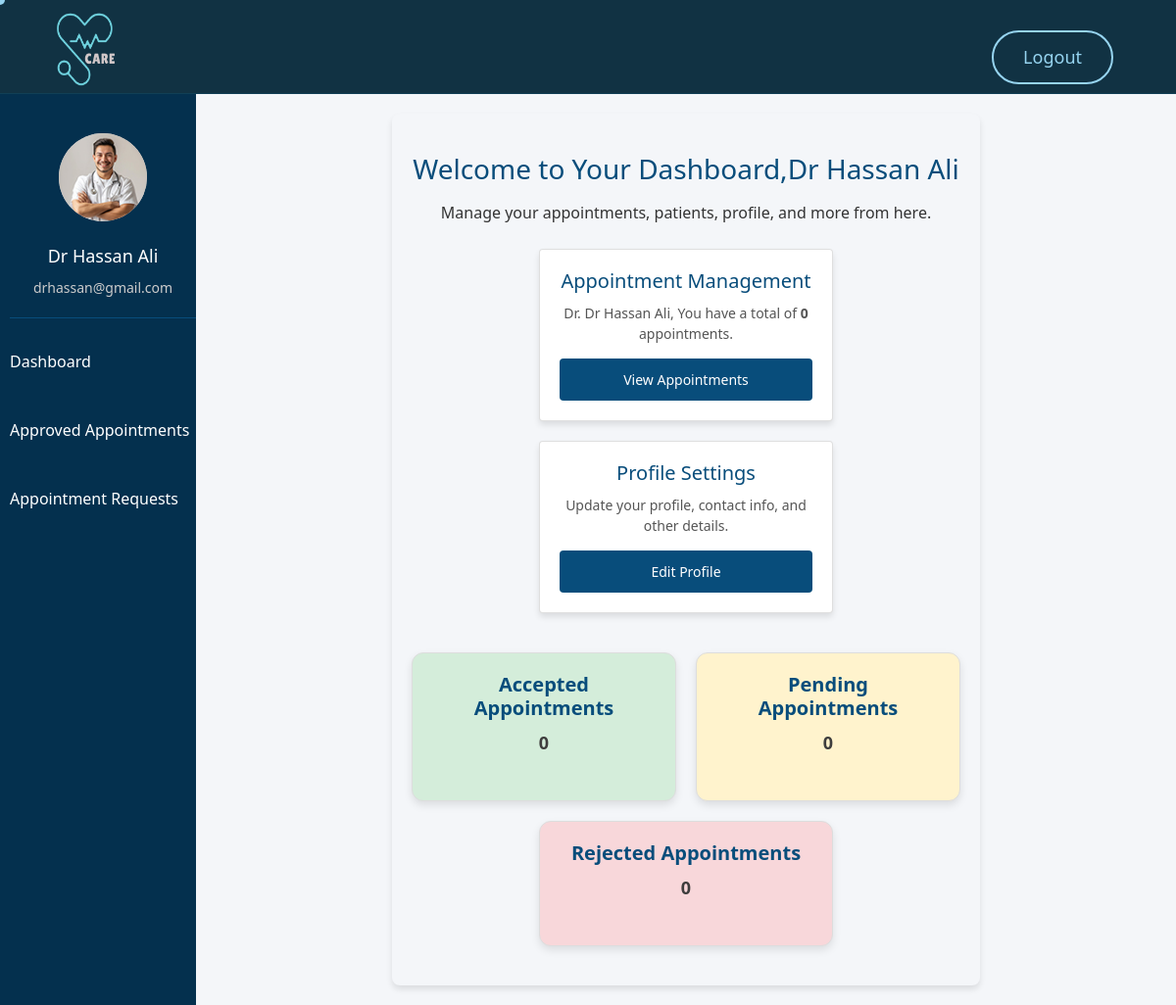
The app's page /doctor (signed in) with its own data.
### tables this page shows
CREATE TABLE `doctor_add` (
  `id` int(11) NOT NULL,
  `doctor_name` varchar(100) NOT NULL,
  `doctor_email` varchar(100) NOT NULL,
  `doctor_phone` varchar(15) NOT NULL,
  `doctor_days` varchar(100) DEFAULT NULL,
  `timing` varchar(100) DEFAULT NULL,
  `password` varchar(255) DEFAULT NULL,
  `file_name` varchar(255) DEFAULT NULL,
  `status` enum('pending','approved','rejected') NOT NULL DEFAULT 'pending',
  `created_at` timestamp NULL DEFAULT current_timestamp(),
  `city` int(11) DEFAULT NULL,
  `specialization_id` int(11) DEFAULT NULL
);

### doctor/index.php (the view, shortened to what this page needs)
<?php
require_once 'connection.php';
$doctor_email = $_SESSION['doctor'] ?? null;
if ($doctor_email) {
    $sql = "SELECT * FROM doctor_add WHERE doctor_email = ?";
    $stmt = $con->prepare($sql);
    $stmt->bind_param("s", $doctor_email);
    $stmt->execute();
    $result = $stmt->get_result();
    $doctor = $result->fetch_assoc();
} else {
    header('Location: login.php');
    exit();
}
?>
<?php
$sqlTotalAppointments = "SELECT COUNT(*) AS total FROM doc_patient_appointments WHERE doctor_id = ?";
$stmt = $con->prepare($sqlTotalAppointments);
$stmt->bind_param("i", $doctor['id']);
$stmt->execute();
$result = $stmt->get_result();
if ($row = $result->fetch_assoc()) {
    $totalAppointments = $row['total'];
}
$sqlAcceptedAppointments = "SELECT COUNT(*) AS accepted FROM doc_patient_appointments
    WHERE doctor_id = ? AND status = 'approved'";
$stmt = $con->prepare($sqlAcceptedAppointments);
$stmt->bind_param("i", $doctor['id']);
$stmt->execute();
$result = $stmt->get_result();
if ($row = $result->fetch_assoc()) {
    $acceptedAppointments = $row['accepted'];
}
$sqlPendingAppointments = "SELECT COUNT(*) AS pending FROM doc_patient_appointments
    WHERE doctor_id = ? AND status = 'pending'";
$stmt = $con->prepare($sqlPendingAppointments);
$stmt->bind_param("i", $doctor['id']);
$stmt->execute();
$result = $stmt->get_result();
if ($row = $result->fetch_assoc()) {
    $pendingAppointments = $row['pending'];
}
$sqlRejectedAppointments = "SELECT COUNT(*) AS rejected FROM doc_patient_appointments
    WHERE doctor_id = ? AND status = 'rejected'";
$stmt = $con->prepare($sqlRejectedAppointments);
$stmt->bind_param("i", $doctor['id']);
$stmt->execute();
$result = $stmt->get_result();
if ($row = $result->fetch_assoc()) {
    $rejectedAppointments = $row['rejected'];
}
?>
<!DOCTYPE html>
<html lang="en">
<head>
    <link rel="stylesheet" href="css/layout.css">
    <?php require_once "mainlinks.php"; ?>
</head>
<body class="tt-magic-cursor">
<div id="magic-cursor">
</div>
<div class="dashboard_container">
    <?php include('linkheader.php'); ?>
    <div class="dashboard_main">
        <?php include('side.php'); ?>
        <div class="dashboard_content_main">
            <div class="main-content">
            <h1>Welcome to Your Dashboard,<?= isset($doctor['doctor_name']) ? htmlspecialchars($doctor['doctor_name']) : 'Doctor' ?></h1>
                <p>Manage your appointments, patients, profile, and more from here.</p>
                <div class="card-container">
                    <div class="card">
                        <h2>Appointment Management</h2>
                        <p>Dr. <?= isset($doctor['doctor_name']) ? htmlspecialchars($doctor['doctor_name']) : 'Doctor' ?>, You have a total of <strong><?= $totalAppointments ?></strong> appointments.</p>
                        <a href="total_appointment.php" class="btn">View Appointments</a>
                    </div>
                    <div class="card">
                        <h2>Profile Settings</h2>
                        <p>Update your profile, contact info, and other details.</p>
                        <a href="profile.php" class="btn">Edit Profile</a>
                    </div>
                </div>
                <div class="dashboard-container">
    <div class="stat-card">
        <h4>Accepted Appointments</h4>
        <p><?= $acceptedAppointments ?></p>
    </div>
    <div class="stat-card">
        <h4>Pending Appointments</h4>
        <p><?= $pendingAppointments ?></p>
    </div>
    <div class="stat-card">
        <h4>Rejected Appointments</h4>
        <p><?= $rejectedAppointments ?></p>
    </div>
</div>
             </div>
        </div>
    </div>
</div>
</body>
</html>

### doctor/side.php (shortened to what this page needs)
<div class="sidebar">
    <div class="profile-section">
    <img src="../<?= htmlspecialchars($doctor['file_name']); ?>" alt="Doctor Profile Image" class="profile-image">
        <h4><?php echo htmlspecialchars($doctor['doctor_name']); ?></h4>
        <p><?php echo htmlspecialchars($doctor['doctor_email']); ?></p>
    </div>
    <ul class="navbar-nav ms-auto mb-2 mb-lg-0">
        <li class="nav-item">
            <a class="nav-link active" aria-current="page" href="index.php">Dashboard</a>
        </li>
        <li class="nav-item">
            <a class="nav-link active" href="approved_appointments.php">Approved Appointments</a>
        </li>
        <li class="nav-item">
            <a class="nav-link active" href="doc_appointments.php">Appointment Requests</a>
        </li>
    </ul>
</div>

### admin/admin/css/layout.css (style rules this page uses)
.dashboard_container { display: flex; flex-direction: column; height: 100vh; }
.dashboard_main { display: flex; flex: 1; }
.dashboard_content_main { flex: 1; background-color: #f4f6f9; padding: 20px; box-sizing: border-box; }
.main-content { max-width: 600px; margin: 0 auto; background: #fff; padding: 20px; border-radius: 8px; box-shadow: 0px 4px 6px rgba(0, 0, 0, 0.1); }
.main-content h1 { font-size: 24px; color: #084d7b; text-align: center; margin-bottom: 20px; }

### css/custom.css (style rules this page uses)
:root { --body-background : #FFF7F4; --primary-color : #113243; --text-color : #000000; --accent-color : #96d4f0; --secondry-color : #FFFFFF; --transparent-color : #fffbfbcb; --transparent-secondry-color : #000000aa; --light-Background : #113f56; --light-accent-color : #bcddf7; --light-accent-color : #0a2e4a; --default-font : "Figtree", sans-serif;; }
body { font-family: var(--default-font); font-size: 16px; font-weight: 400; line-height: 1.5em; color: var(--text-color); background: var(--body-background); }
p { margin: 0; font-size: 18px; }
h1, h2, h3, h4, h5, h6 { font-weight: 600; color: var(--primary-color); line-height: 1.1em; margin :0; }
img { max-width: 100%; }
a { text-decoration: none; }
html, body { width: 100%; overflow-x: clip; }
#magic-cursor { position: absolute; width: 10px !important; height: 10px !important; pointer-events: none; z-index: 1000000; }

### doctor/index.php (style rules this page uses)
.main-content { padding: 40px 20px; background-color: #f4f6f9; min-height: 100vh; box-sizing: border-box; }
.main-content h1 { font-size: 28px; color: #084d7b; margin-bottom: 15px; text-align: center; }
.main-content p { font-size: 16px; color: #333; text-align: center; margin-bottom: 25px; }
.card-container { display: flex; gap: 20px; flex-wrap: wrap; justify-content: center; margin-top: 20px; }
.card { background: #fff; border-radius: 8px; box-shadow: 0px 4px 6px rgba(0, 0, 0, 0.1); padding: 20px; text-align: center; width: 300px; transition: transform 0.3s ease, box-shadow 0.3s ease; }
.card h2 { font-size: 20px; color: #084d7b; margin-bottom: 10px; }
.card p { font-size: 14px; color: #555; margin-bottom: 15px; }
.card .btn { display: inline-block; background-color: #084d7b; color: #fff; padding: 10px 20px; text-decoration: none; font-size: 14px; border-radius: 4px; transition: background-color 0.3s ease; }
.stat-card:nth-child(1) { background-color: #d4edda; color: #155724; }
.stat-card:nth-child(2) { background-color: #fff3cd; color: #856404; }
.stat-card:nth-child(3) { background-color: #f8d7da; color: #721c24; }
.dashboard-container { display: flex; flex-wrap: wrap; justify-content: center; gap: 20px; margin-top: 40px; }
.stat-card { background-color: #fff; border: 1px solid #ddd; text-align: center; padding: 20px; border-radius: 12px; flex: 1; min-width: 250px; max-width: 300px; transition: transform 0.3s ease, box-shadow 0.3s ease; box-shadow: 0px 4px 8px rgba(0, 0, 0, 0.1); }
.stat-card h4 { font-size: 20px; margin-bottom: 10px; color: #084d7b; font-weight: 600; }
.stat-card p { font-size: 18px; color: #3e3d3d; font-weight: 700; }

### doctor/side.php (style rules this page uses)
.sidebar { width: 200px; background-color: #04304e; color: #fff; padding-top: 20px; height: 100%; overflow-y: auto; padding-left: 10px; box-shadow: 2px 0 5px rgba(0, 0, 0, 0.1); }
.sidebar a { display: block; padding: 12px 20px; color: #fff; text-decoration: none; font-size: 16px; margin-bottom: 12px; transition: background-color 0.3s, padding-left 0.3s; }
.sidebar .profile-section { text-align: center; padding: 20px 0; border-bottom: 1px solid #084d7b; margin-bottom: 20px; }
.sidebar .profile-section h4 { font-size: 18px; margin: 10px 0; color: #fff; }
.sidebar .profile-section p { font-size: 14px; color: #ccc; margin: 0; word-wrap: break-word; }
.sidebar .profile-image { width: 90px; height: 90px; border-radius: 50%; background-color: #ccc; object-fit: contain; margin-bottom: 15px; }
.navbar-nav { list-style-type: none; padding-left: 0; margin-top: 20px; }
.nav-item { margin-bottom: 10px; }

### records on screen
doctor_add: file_name (picture), doctor_name "Dr Hassan Ali", doctor_email "drhassan@gmail.com"

### other values on screen
$totalAppointments "0"
$acceptedAppointments "0"
$pendingAppointments "0"
$rejectedAppointments "0"
